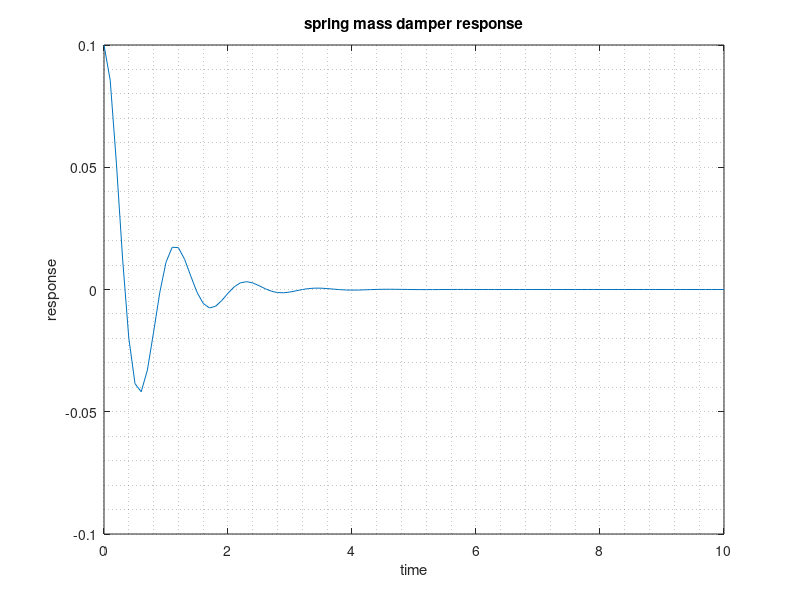

Write the MATLAB code that produced this figure.
% Evan Trombetta
% MAE321 Homework 3 Problem 3

t = [0:.1:10];
xt = exp(-1.5.*t).*(.1*cos(5.48.*t)+.027*sin(5.48.*t));

figure(1)
plot(t,xt)
xlabel('time')
ylabel('response')
title('spring mass damper response')
grid minor
